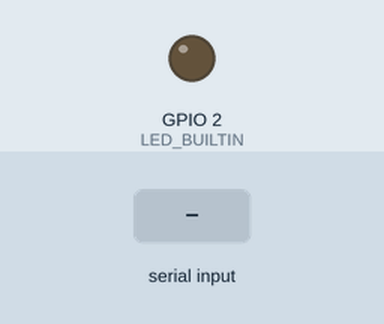
This sketch was run on a simulated ESP32. Parts: output pins drawn as LEDs (lit = HIGH). The inputs (shaded band) are chosen by the test bench. The local clock reads 2024-03-15 10:24:30 at power-on unless the sketch sets it; what the sketch prints to the serial monitor is not drawn.

Above: at 1.2 s.
1.3 s: "D 90\n" received over Serial
At 2.3 s:
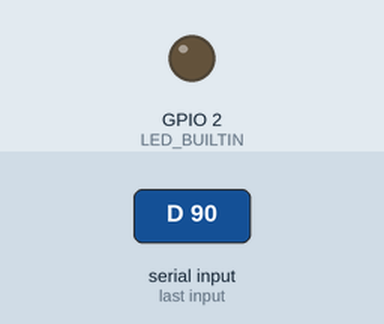
4.4 s: "T 90\n" received over Serial
At 5.9 s:
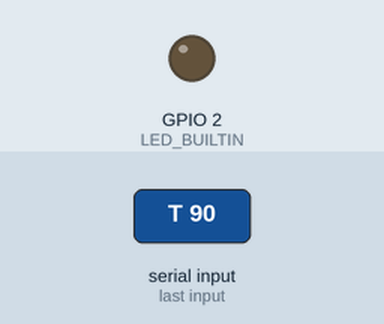
Timing chart, 0 to 7.4 s (numbered marks = the images above; inputs shaded):
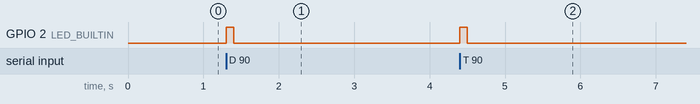

The sketch:

ESP32-RTC-DS1307.ino
```cpp
//ส่วนของการเรียกใช้ Library
#include <Wire.h>
#include <RTClib.h>

#define LED_BUILTIN 2 //LED on board

//สร้าง Object RTC
RTC_DS1307 rtc;
//ตัวแปรเก็บสถานะของ RTC
bool isRtcOk = false;

//ตั้งตค่าวันที่และเวลา
void setDate(int year, int month, int day);
void setTime(int hour, int minute, int second);
void setDateAndTime(int year, int month, int day, int hour, int minute, int second);
//Parser ข้อความที่รับเข้ามาทาง Comport
void processCommand(String command);
//อ่านค่า RTC ปัจจุบัน
void readRtc();

void setup() {
  Serial.begin(115200);
  //LED แสดงสถานะของการรับข้อมูลการตั้งค่าวันที่และเวลาผ่าน Comport
  pinMode(LED_BUILTIN, OUTPUT);
  digitalWrite(LED_BUILTIN, LOW);

  Wire.begin();

  if (!rtc.begin()) {
    Serial.println("ไม่พบ RTC โมดูล");
  } else {
    isRtcOk = true;
    if (!rtc.isrunning()) {
      Serial.println("RTC ไม่ทำงาน ต้องตั้งค่าวันที่เวลาก่อน");
      //ตั้งค่าโดยใช้เวลาของเครื่องคอมพิวเตอร์เมื่อเวลา compiled
      rtc.adjust(DateTime(F(__DATE__), F(__TIME__)));
      //ตั้งค่าโดยกำหนดค่าด้วยตนเอง
      // rtc.adjust(DateTime(2024, 6, 15, 10, 11, 12)); // ปี, เดือน, วัน, ชั่งโมง, นาที, วินาที
    }
  }
}

void loop() {
  //อ่านข้อมูล การตั้งค่าวันที่และเวลาผ่าน Comport
  if (Serial.available() > 0) {
    String input = Serial.readStringUntil('\n');
    input.trim(); // Remove any extra whitespace
    processCommand(input);
  }

  //อ่านค่าเวลา ณ ปัจจุบัน
  readRtc();
}

//รูปแบบการรับข้อมูล
//D 2024-06-15  วันที่
//T 14:30:00    เวลา
//DT 2024-06-15 14:30:00  วันที่และเวลา
void processCommand(String command) {
  int year, month, day, hour, minute, second;
  String buffer;
  if (command.startsWith("D ")) {
    buffer = command.substring(2);
    sscanf(buffer.c_str(), "%d-%d-%d", &year, &month, &day);
    setDate(year,month,day);
  } else if (command.startsWith("T ")) {
    buffer = command.substring(2);
    sscanf(buffer.c_str(), "%d:%d:%d", &hour, &minute, &second);
    setTime(hour,minute,second);
  } else if (command.startsWith("DT ")) {
    buffer = command.substring(3);
    sscanf(buffer.c_str(), "%d-%d-%d %d:%d:%d", &year, &month, &day, &hour, &minute, &second);
    setDateAndTime(year,month,day,hour,minute,second);
  } else {
    Serial.println("คำสั่ง ไม่ถูกต้อง");
  }
}

void readRtc() {
  if (!isRtcOk) return;
  // อ่านค่าเวลาทุก ๆ 1 วินาที
  static unsigned long lastMsg = 0;
  unsigned long now = millis();
  if (now - lastMsg > 1000) {
    lastMsg = now;

    DateTime now = rtc.now();

    Serial.print(now.year(), DEC);
    Serial.print('-');
    Serial.print(now.month(), DEC);
    Serial.print('-');
    Serial.print(now.day(), DEC);
    Serial.print(" ");
    Serial.print(now.hour(), DEC);
    Serial.print(':');
    Serial.print(now.minute(), DEC);
    Serial.print(':');
    Serial.print(now.second(), DEC);
    Serial.println();
  }
}

void setDate(int year, int month, int day) {
  digitalWrite(LED_BUILTIN, HIGH);
  delay(100);
  digitalWrite(LED_BUILTIN, LOW);
  delay(100);

  //ดึงค่าเวลาปัจจุบัน
  DateTime now = rtc.now();
  //ตั้งค่าใหม่เฉพาะวันที่
  rtc.adjust(DateTime(year, month, day, now.hour(), now.minute(), now.second()));
  Serial.println("ตั้งค่าวันที่");
}

void setTime(int hour, int minute, int second) {
  digitalWrite(LED_BUILTIN, HIGH);
  delay(100);
  digitalWrite(LED_BUILTIN, LOW);
  delay(100);

  //ดึงค่าเวลาปัจจุบัน
  DateTime now = rtc.now();
  //ตั้งค่าใหม่เฉพาะวันที่
  rtc.adjust(DateTime(now.year(), now.month(), now.day(), hour, minute, second));
  Serial.println("ตั้งค่าเวลา");
}

void setDateAndTime(int year, int month, int day, int hour, int minute, int second) {
  digitalWrite(LED_BUILTIN, HIGH);
  delay(100);
  digitalWrite(LED_BUILTIN, LOW);
  delay(100);

  //ตั้งค่าใหม่ทั้งวันที่และเวลา
  rtc.adjust(DateTime(year, month, day, hour, minute, second));
  Serial.println("ตั้งค่าวันที่และเวลา");
}
```

Measured:
- after the input at 1.3 s, GPIO 2 (LED_BUILTIN): LOW → HIGH at once, → LOW 0.10 s later
- after the input at 4.4 s, GPIO 2 (LED_BUILTIN): LOW → HIGH at once, → LOW 0.10 s later
